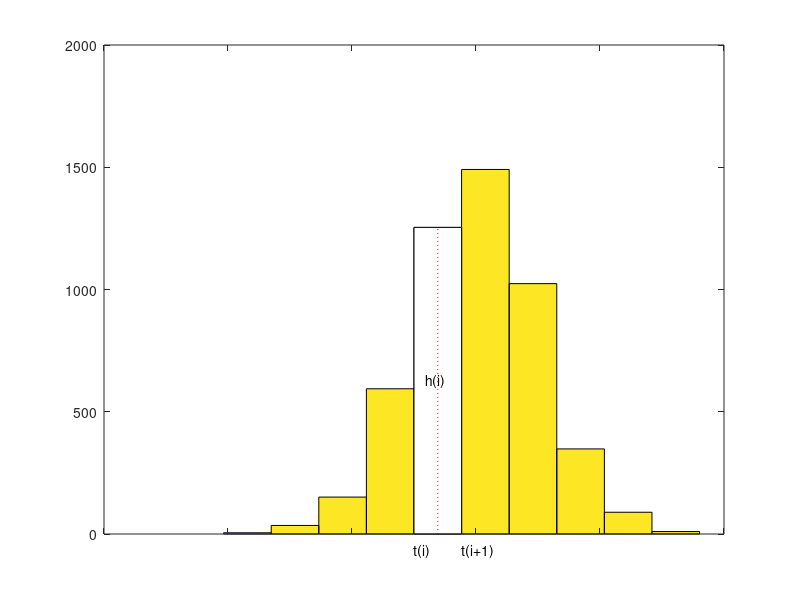

Recreate this plot in MATLAB. (Note: this script raises an error after producing the figure.)
%% Histogram approximations
%
% Copyright 1987-2003 C. de Boor and The MathWorks, Inc. 
% $Revision: 1.11 $  $Date: 2003/04/25 21:11:42 $

%%
% We would like to derive from this histogram a smoother approximation to the
% underlying distribution. We do this by constructing a spline function f
% whose average value over each bar interval equals the height of that bar.
% Here are the two commands that generated the histogram shown:

y = randn(1,5001); hist(y);

%%
% If h is the height of one of these bars, and its left and right edge
% are at L and R, then we want our spline f to satisfy
% 
%  integral { f(x) : L < x < R }/(R - L)  =  h ,
% 
% or, with F the indefinite integral of f, i.e., DF = f, 
% 
%  F(R) - F(L)  =  h*(R - L).

[heights,centers] = hist(y);
hold on
set(gca,'XTickLabel',[])
n = length(centers); w = centers(2)-centers(1);
t = linspace(centers(1)-w/2,centers(end)+w/2,n+1);
p = fix(n/2);  
fill(t([p p p+1 p+1]),[0 heights([p p]),0],'w')
plot(centers([p p]),[0 heights(p)],'r:')
h = text(centers(p)-.2,heights(p)/2,'   h');
dep = -70;tL = text(t(p),dep,'L'); 
tR = text(t(p+1),dep,'R'); 
hold off

%%
% So, with t(i) the left edge of the i-th bar, dt(i) its width, and
% h(i) its height, we want 
%  
%  F(t(i+1)) - F(t(i)) = h(i) * dt(i), i=1:n,
%  
% or, setting arbitrarily  F(t(1)) = 0,
%  
%  F(t(i)) = sum {h(j)*dt(j) : j=1:i-1}, i=1:n+1.
%  
% Add to this the two end conditions DF(t(1)) = 0 = DF(t(n+1)), and we
% have all the data we need to get F as a complete cubic spline
% interpolant, and its derivative, f = DF, is what we want and plot, all
% in one statement.

set(h,'String','h(i)')
set(tL,'String','t(i)')
set(tR,'String','t(i+1)')
dt = diff(t);
hold on
fnplt(fnder(spline(t,[0,cumsum([0,heights.*dt]),0])), 'r',2);
hold off

%%
% Here is an explanation of the one-liner we used:
%
%  >>  fnplt(fnder(spline(t,[0,cumsum([0,h.*dt]),0])),'r',2)
% 
%  Fvals = cumsum([0,h.*dt]);      % provides the values of F at t 
%  F = spline( t , [0, Fvals, 0]); % constructs the cubic spline interpolant,
%                                  % with zero endslopes, to these values
%  DF = fnder(spline);             % computes its first derivative
%  fnplt(DF, 'r', 2)               % plots DF, in red with linewidth 2
